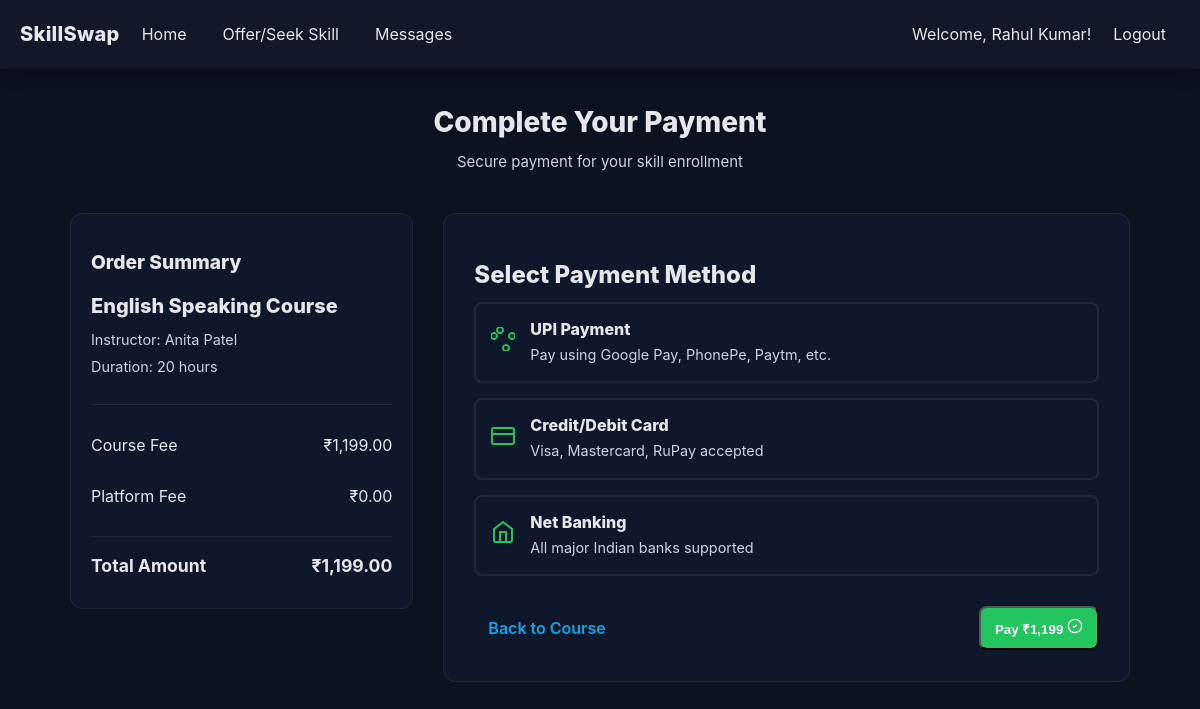
The app's page /payment.php?skill_id=10 (signed in) with its own data.
### tables this page shows
CREATE TABLE `Skills` (
  `Skill_ID` int(11) NOT NULL AUTO_INCREMENT,
  `User_ID` int(11) NOT NULL,
  `Skill_Name` varchar(100) NOT NULL,
  `Skill_Type` enum('Offering','Seeking') NOT NULL,
  `Description` text DEFAULT NULL,
  `Price` decimal(10,2) DEFAULT 0.00 COMMENT 'Price in Indian Rupees (INR)',
  `Duration_Hours` int(11) DEFAULT 1 COMMENT 'Course duration in hours',
  `Max_Students` int(11) DEFAULT 10 COMMENT 'Maximum students for this skill',
  `Date_Posted` datetime DEFAULT CURRENT_TIMESTAMP,
  PRIMARY KEY (`Skill_ID`),
  FOREIGN KEY (`User_ID`) REFERENCES `Users`(`User_ID`) ON DELETE CASCADE ON UPDATE CASCADE
);

CREATE TABLE `Users` (
  `User_ID` int(11) NOT NULL AUTO_INCREMENT,
  `Name` varchar(100) NOT NULL,
  `Email` varchar(100) NOT NULL UNIQUE,
  `Contact_Number` varchar(20) DEFAULT NULL,
  `Location` varchar(100) DEFAULT NULL,
  `Password` varchar(255) NOT NULL,
  `Registration_Date` datetime DEFAULT CURRENT_TIMESTAMP,
  PRIMARY KEY (`User_ID`)
);

### payment.php (the view, shortened to what this page needs)
<?php
include 'includes/header.php';
require_once 'config/connect.php';
$skill_id = $_GET['skill_id'] ?? 0;
$sql = "SELECT s.*, u.Name as Instructor_Name, u.User_ID as Instructor_ID,
               (SELECT COUNT(*) FROM Enrollments e WHERE e.Skill_ID = s.Skill_ID AND e.Status = 'Active') as Current_Enrollments
        FROM Skills s
        JOIN Users u ON s.User_ID = u.User_ID
        WHERE s.Skill_ID = ? AND s.Skill_Type = 'Offering'";
$stmt = $conn->prepare($sql);
$stmt->bind_param("i", $skill_id);
$stmt->execute();
$result = $stmt->get_result();
$skill = $result->fetch_assoc();
?>
    <div class="navbar">
        <div class="nav-left">
            <span class="brand-title">SkillSwap</span>
            <a href="dashboard.php">Home</a>
            <a href="offer_skill.php">Offer/Seek Skill</a>
            <a href="messages.php">Messages</a>
        </div>
        <div class="nav-right">
            <span>Welcome, <?php echo htmlspecialchars($_SESSION['user_name']); ?>!</span>
            <a href="logout.php">Logout</a>
        </div>
    </div>
    <div class="page-wrapper">
        <div class="payment-container">
            <div class="payment-header">
                <h1>Complete Your Payment</h1>
                <p>Secure payment for your skill enrollment</p>
            </div>
            <div class="payment-content">
                <div class="order-summary">
                    <h2>Order Summary</h2>
                    <div class="course-info">
                        <h3><?php echo htmlspecialchars($skill['Skill_Name']); ?></h3>
                        <p>Instructor: <?php echo htmlspecialchars($skill['Instructor_Name']); ?></p>
                        <p>Duration: <?php echo $skill['Duration_Hours']; ?> hours</p>
                    </div>
                    <div class="price-breakdown">
                        <div class="price-row">
                            <span>Course Fee</span>
                            <span>₹<?php echo number_format($skill['Price'], 2); ?></span>
                        </div>
                        <div class="price-row">
                            <span>Platform Fee</span>
                            <span>₹0.00</span>
                        </div>
                        <div class="price-row total">
                            <span>Total Amount</span>
                            <span>₹<?php echo number_format($skill['Price'], 2); ?></span>
                        </div>
                    </div>
                </div>
                <div class="payment-form-container">
                    <form action="payment.php?skill_id=<?php echo $skill_id; ?>" method="post" class="payment-form" id="paymentForm">
                        <h2>Select Payment Method</h2>
                        <div class="payment-methods">
                            <label class="payment-method">
                                <div class="method-card">
                                    <div class="method-icon">
                                    </div>
                                    <div class="method-info">
                                        <h3>UPI Payment</h3>
                                        <p>Pay using Google Pay, PhonePe, Paytm, etc.</p>
                                    </div>
                                </div>
                            </label>
                            <label class="payment-method">
                                <div class="method-card">
                                    <div class="method-icon">
                                        <svg width="24" height="24" viewBox="0 0 24 24" fill="none" stroke="currentColor" stroke-width="2">
                                            <rect x="1" y="4" width="22" height="16" rx="2" ry="2"></rect>
                                            <line x1="1" y1="10" x2="23" y2="10"></line>
                                        </svg>
                                    </div>
                                    <div class="method-info">
                                        <h3>Credit/Debit Card</h3>
                                        <p>Visa, Mastercard, RuPay accepted</p>
                                    </div>
                                </div>
                            </label>
                            <label class="payment-method">
                                <div class="method-card">
                                    <div class="method-icon">
                                        <svg width="24" height="24" viewBox="0 0 24 24" fill="none" stroke="currentColor" stroke-width="2">
                                            <path d="M3 9l9-7 9 7v11a2 2 0 0 1-2 2H5a2 2 0 0 1-2-2z"></path>
                                            <polyline points="9,22 9,12 15,12 15,22"></polyline>
                                        </svg>
                                    </div>
                                    <div class="method-info">
                                        <h3>Net Banking</h3>
                                        <p>All major Indian banks supported</p>
                                    </div>
                                </div>
                            </label>
                        </div>
                        <div class="payment-actions">
                            <a href="view_skill.php?id=<?php echo $skill_id; ?>" class="btn btn-secondary">Back to Course</a>
                            <button type="submit" class="btn btn-primary">
                                <span>Pay ₹<?php echo number_format($skill['Price'], 0); ?></span>
                                <svg width="16" height="16" viewBox="0 0 24 24" fill="none" stroke="currentColor" stroke-width="2">
                                    <path d="M9 12l2 2 4-4"></path>
                                    <circle cx="12" cy="12" r="10"></circle>
                                </svg>
                            </button>
                        </div>
                    </form>
                </div>
            </div>
        </div>
    </div>
<?php include 'includes/footer.php'; ?>

### assets/css/style.css (style rules this page uses)
* { margin: 0; padding: 0; box-sizing: border-box; }
:root { --bg: #0b1220; --bg-muted: #0f172a; --surface: #111827; --surface-muted: #0f172a; --elevated: #111827; --card: #0f172a; --border: #1f2937; --text: #e5e7eb; --text-muted: #cbd5e1; --primary: #22c55e; --primary-2: #06b6d4; --accent: #0ea5e9; --danger: #ef4444; --danger-bg: #7f1d1d; --success: #10b981; --shadow: rgba(2, 6, 23, 0.45); --space-1: 4px; --space-2: 8px; --space-3: 12px; --space-4: 16px; --space-5: 20px; --space-6: 24px; --space-8: 32px; --space-10: 40px; --radius-sm: 8px; --radius-md: 12px; --radius-lg: 16px; --fs-1: 12px; --fs-2: 14px; --fs-3: 15px; --fs-4: 16px; --fs-5: 18px; --fs-6: 22px; }
body { font-family: -apple-system, BlinkMacSystemFont, "Segoe UI", Roboto, Oxygen, Ubuntu, Cantarell, "Fira Sans", "Droid Sans", "Helvetica Neue", Arial, sans-serif; color: var(--text); background-color: var(--bg); line-height: 1.55; -webkit-font-smoothing: antialiased; -moz-osx-font-smoothing: grayscale; -webkit-text-size-adjust: 100%; text-rendering: optimizeLegibility; touch-action: manipulation; }
h1, h2, h3, h4 { color: var(--text); font-weight: 800; line-height: 1.25; }
h1 { font-size: 28px; margin: var(--space-4) 0 var(--space-3); }
h2 { font-size: 24px; margin: var(--space-4) 0 var(--space-3); }
h3 { font-size: 20px; margin: var(--space-3) 0 var(--space-2); }
p { color: var(--text); font-size: var(--fs-3); }
a { color: var(--accent); text-decoration: none; }
.navbar { background: var(--surface); color: var(--text); display: flex; align-items: center; justify-content: space-between; padding: 12px 20px; box-shadow: 0 4px 16px var(--shadow); }
.navbar a { color: var(--text); text-decoration: none; padding: 10px 14px; border-radius: 8px; transition: background-color 0.2s ease, color 0.2s ease; }
.brand-title { font-weight: 800; letter-spacing: 0.3px; font-size: 20px; color: var(--text); }
.navbar .nav-left, .navbar .nav-right { display: flex; align-items: center; gap: 8px; }
.page-wrapper { max-width: 1100px; margin: 0 auto; padding: 20px; }
.btn { display: inline-block; padding: 10px 14px; border-radius: var(--radius-sm); font-weight: 600; }
.btn-primary { background: var(--primary); color: #fff; }
* { scrollbar-width: thin; scrollbar-color: var(--border) transparent; }
.payment-header { text-align: center; margin-bottom: 40px; }
.payment-header h1 { color: var(--text); margin-bottom: 10px; }
.payment-header p { color: var(--text-muted); }
.payment-content { display: grid; grid-template-columns: 1fr 2fr; gap: 30px; }
.order-summary { background: var(--card); border-radius: var(--radius-md); padding: 20px; height: fit-content; border: 1px solid var(--border); }
.order-summary h2 { color: var(--text); margin-bottom: 20px; font-size: 1.2rem; }
.course-info { margin-bottom: 20px; padding-bottom: 20px; border-bottom: 1px solid var(--border); }
.course-info h3 { color: var(--text); margin-bottom: 10px; }
.course-info p { color: var(--text-muted); margin: 5px 0; font-size: 0.9rem; }
.price-breakdown { display: flex; flex-direction: column; gap: 10px; }
.price-row { display: flex; justify-content: space-between; align-items: center; padding: 8px 0; }
.price-row.total { border-top: 1px solid var(--border); padding-top: 15px; margin-top: 10px; font-weight: bold; font-size: 1.1rem; color: var(--text); }
.payment-form-container { background: var(--card); border-radius: var(--radius-md); padding: 30px; border: 1px solid var(--border); }
.payment-methods { display: flex; flex-direction: column; gap: 15px; margin-bottom: 30px; }
.payment-method { cursor: pointer; }
.method-card { display: flex; align-items: center; gap: 15px; padding: 15px; border: 2px solid var(--border); border-radius: var(--radius-sm); transition: all 0.3s ease; }
.method-icon { color: var(--primary); flex-shrink: 0; }
.method-info h3 { color: var(--text); margin: 0 0 5px 0; font-size: 1rem; }
.method-info p { color: var(--text-muted); margin: 0; font-size: 0.9rem; }
.payment-actions { display: flex; gap: 15px; justify-content: space-between; align-items: center; }

### records on screen
skills: Skill_Name "English Speaking Course", User_ID.Name "Anita Patel", Duration_Hours "20", Price "1,199.00", Price "1,199"

### other values on screen
$_SESSION['user_name'] "Rahul Kumar"
